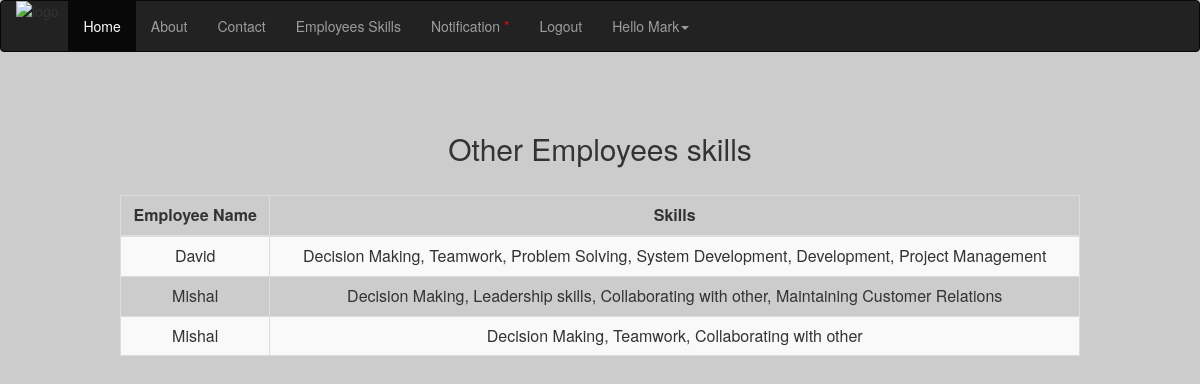
The page /employeesskills.php (signed in) on the database its author committed.
### tables this page shows
CREATE TABLE `user` (
  `id` int(10) NOT NULL,
  `name` varchar(30) NOT NULL,
  `email` varchar(50) NOT NULL,
  `username` varchar(30) NOT NULL,
  `pass` varchar(30) NOT NULL,
  `gender` varchar(10) NOT NULL,
  `skills` varchar(300) NOT NULL,
  `role` varchar(50) NOT NULL,
  `status` varchar(1) NOT NULL DEFAULT 'N',
  `active` varchar(1) NOT NULL DEFAULT 'Y',
  `cdimension` varchar(50) NOT NULL DEFAULT 'Not Assigned Yet',
  `competency` varchar(30) NOT NULL DEFAULT 'Not Assigned Yet',
  `projectassigned` varchar(50) NOT NULL DEFAULT 'N',
  `cassigned` varchar(1) NOT NULL DEFAULT 'N',
  `city` varchar(30) NOT NULL,
  `project` varchar(30) NOT NULL,
  `duration` varchar(30) NOT NULL
);

### employeesskills.php (the view, shortened to what this page needs)
<?php
include_once("connect.php");
?>
<html>
<head>
    <?php
    include ('BootstrapLinks.php');
    ?>
</head>
<body>
<?php
include ('navBar.php');
?>
<br/><br/>
<div class="box-body responsive" style="margin-left: 10%; margin-right: 10%">
    <h2 style="text-align: center"> Other Employees skills</h2> <br>
    <table class="table table-bordered table-striped" >
        <thead style="font-weight: bold; text-align: center">
        <tr>
            <td>Employee Name</td>
            <td>Skills</td>
        </tr>
        </thead>
        <tbody>
        <?php
        $sql = " select * from user where active = 'Y'";
        $res = mysqli_query($con,$sql);
        if($res == true) {
            while ($r = mysqli_fetch_assoc($res)) {
                ?>
                <tr style="text-align: center">
                    <td>
                        <?php echo $r['name'] ?>
                    </td>
                    <td>
                        <?php
                        echo $r['skills']
                        ?>
                    </td>
                </tr>
                <?php
            }
        }
        ?>
        </tbody>
    </table>
</div>
</body>
</html>

### style.css (style rules this page uses)
body { background-image: url("imges/bg.jpg"); background-color: #cccccc; }

### rows shown on the page
user: name "David", skills "Decision Making, Teamwork, Problem Solving, System Development, Development, Project Management"
user: name "Mishal", skills "Decision Making, Leadership skills, Collaborating with other, Maintaining Customer Relations"
user: name "Mishal", skills "Decision Making, Teamwork, Collaborating with other"

### other values the page prints
$_SESSION['name'] "Mark"
